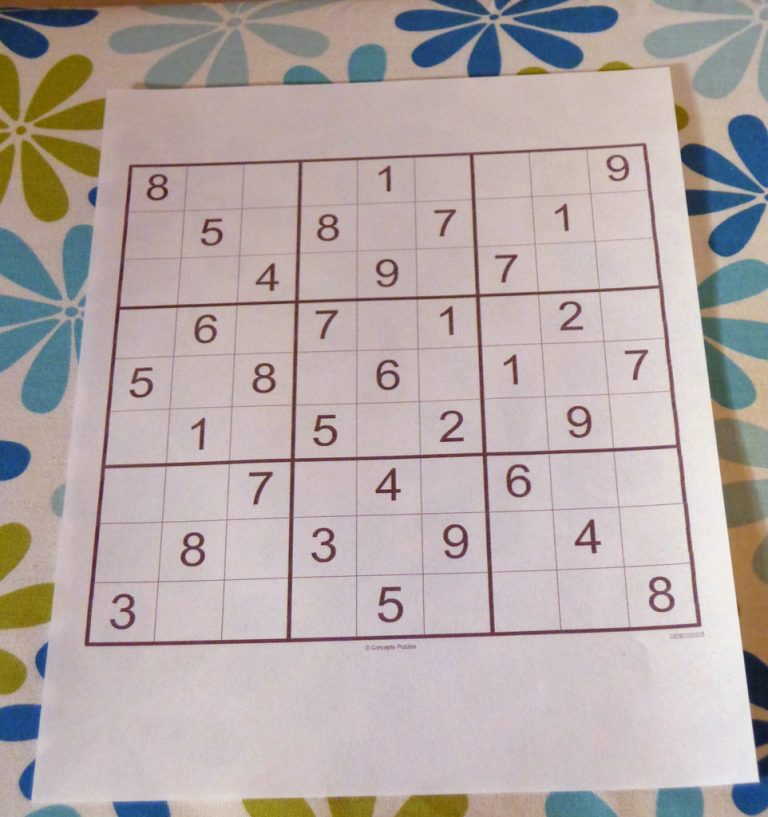
#> input picture sudoku3.jpg, 768 x 817 px
$ python sudokusolver.py
#> lines starting #> are read from the running program, lines starting #| are printed output that depends on the picture; after the words box and inside, x2 and y2 are one past the last pixel; in counts of white or black regions, pixels touching at a corner belong together
#> the answer given: sudoku3.jpg
from imutils.perspective import four_point_transform
import imutils
import cv2
import numpy as np
import pytesseract

def find_board(image):
#> called with image = 'sudoku3.jpg'
  image = cv2.imread(image)
#> image is the input picture: shape (817, 768, 3); mean B, G, R 167.4, 169, 180.5
  grayscale = cv2.cvtColor(image, cv2.COLOR_BGR2GRAY)
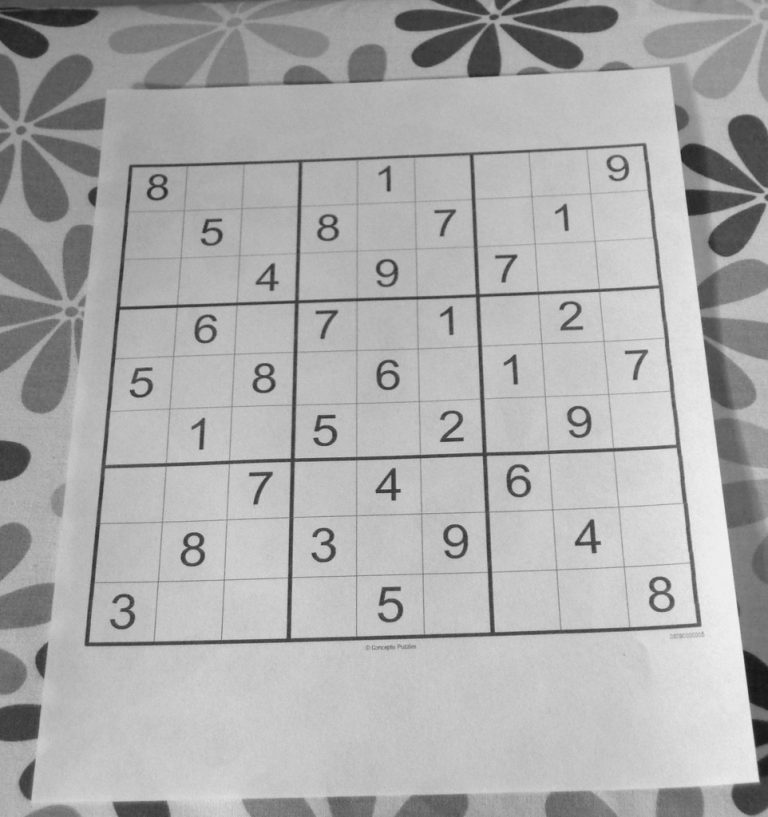
#> grayscale: shape (817, 768); min 20, max 248, mean 172.3
  blurred = cv2.GaussianBlur(grayscale, (7,7), 3)
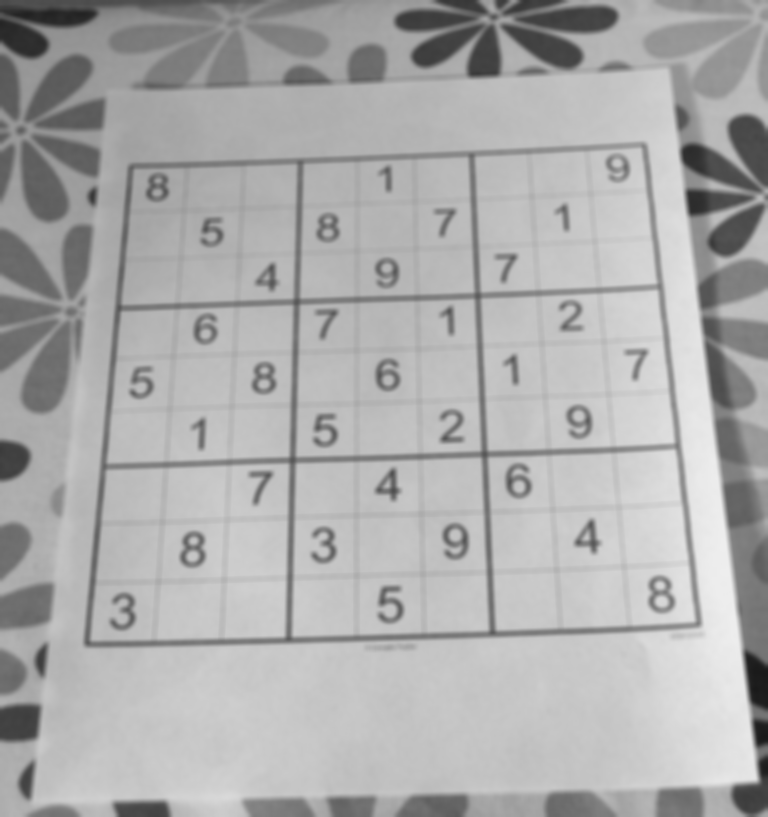
#> blurred: shape (817, 768); min 25, max 238, mean 172.3
  threshold = cv2.adaptiveThreshold(blurred, 255, cv2.ADAPTIVE_THRESH_GAUSSIAN_C, cv2.THRESH_BINARY, 11, 2)
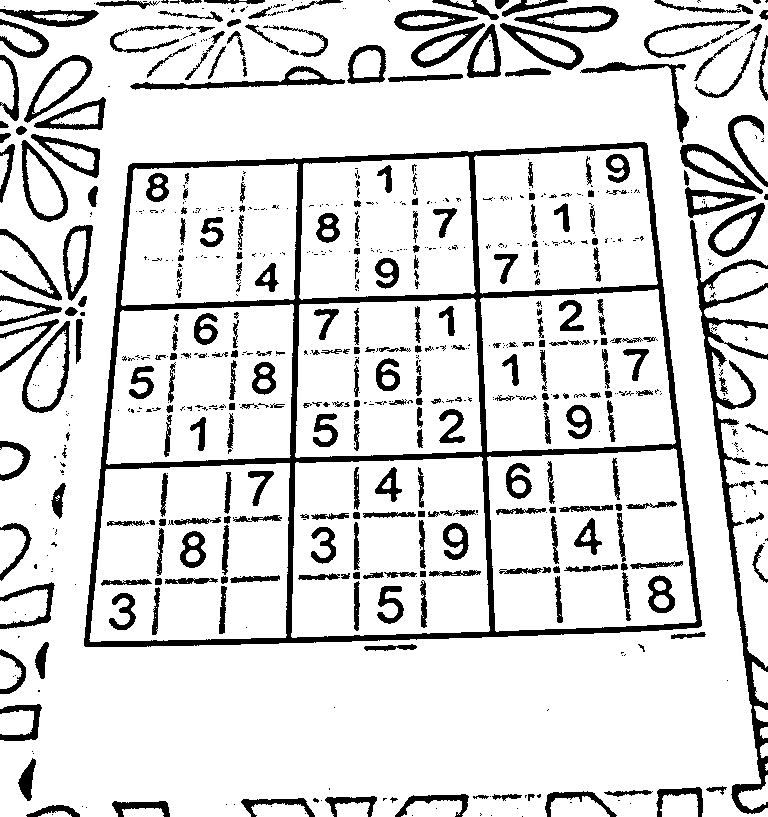
#> threshold: shape (817, 768); 85.3% white; 745 black regions (432 under 20 px), largest, box (x1, y1, x2, y2) and area: (84, 142, 702, 647) 23216, (690, 220, 768, 814) 6059, (130, 66, 345, 90) 1305
  threshold = cv2.bitwise_not(threshold)
#> threshold: shape (817, 768); 14.7% white; 745 white regions (432 under 20 px)

  conts = cv2.findContours(threshold.copy(), cv2.RETR_EXTERNAL, cv2.CHAIN_APPROX_SIMPLE)
#> conts = 248 contours, 153 with area under 20; largest, box (x1, y1, x2, y2) and area: (84, 142, 702, 647) 275180, (690, 220, 768, 814) 4956, (22, 321, 70, 413) 2624, (21, 140, 68, 222) 2280, (24, 55, 93, 123) 1978
  conts = imutils.grab_contours(conts)
  conts = sorted(conts, key=cv2.contourArea, reverse=True)

  board_cont = None

  #loop over contors to find the board rather than assumingthe largest is the board
  for cont in conts:
    peri = cv2.arcLength(cont, True)
    approx = cv2.approxPolyDP(cont, 0.02 * peri, True)

    if len(approx) == 4:
      board_cont = approx
      break
#> this loop made 1 pass
#> (peri, board_cont) on pass 1: (2171.4, [[646, 143], [130, 164], [84, 645], [700, 626]])

  board = four_point_transform(image, board_cont.reshape(4,2))
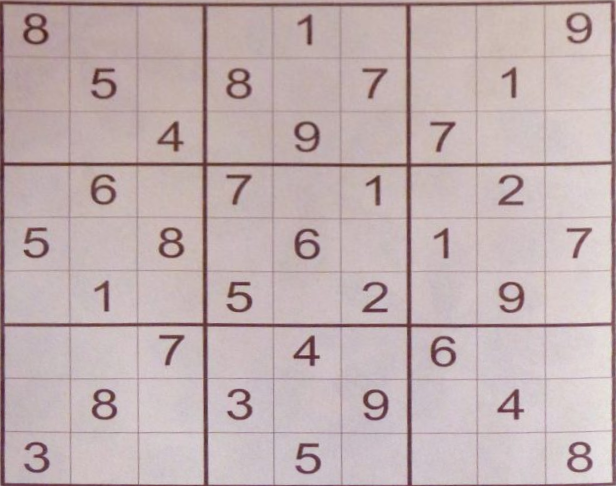
#> board: shape (486, 616, 3); mean B, G, R 177.1, 176, 193

  sudoku = cv2.resize(board, (450,450))
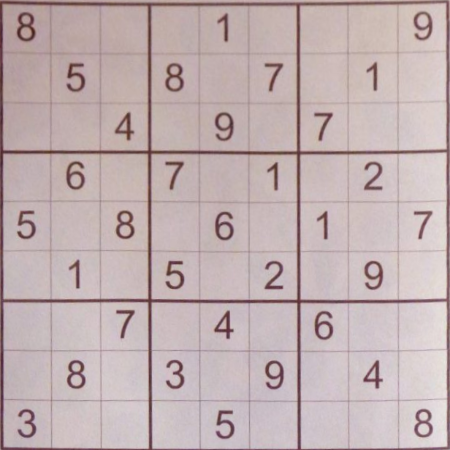
#> sudoku: shape (450, 450, 3); mean B, G, R 176.9, 175.9, 192.8
  grid = np.zeros([9,9], dtype=int)
  for i in range(9):
      for j in range(9):
          image = sudoku[i*50:(i+1)*50,j*50:(j+1)*50]

          num = identify_number(image)
          try:
            grid[i][j] = int(num)
          except:
            pass
#> this loop made 1 pass
#> pass 1, in identify_number, `img_cropped = grayscale[8:45, 8:45]`:
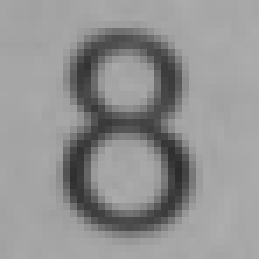
#> img_cropped: shape (37, 37) (shown 7 times larger); min 43, max 173, mean 146.5
#> after the loop:
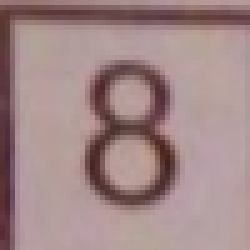
#> image: shape (50, 50, 3) (shown 5 times larger); mean B, G, R 136, 135.8, 161.9

  return grid


def identify_number(cell):

  grayscale = cv2.cvtColor(cell, cv2.COLOR_BGR2GRAY)

  img_cropped = grayscale[8:45, 8:45]
  custom_config = r'--oem 3 --psm 13 -c tessedit_char_whitelist=123456789'
#> (the run stopped early here; a loop or call above may not have finished)
